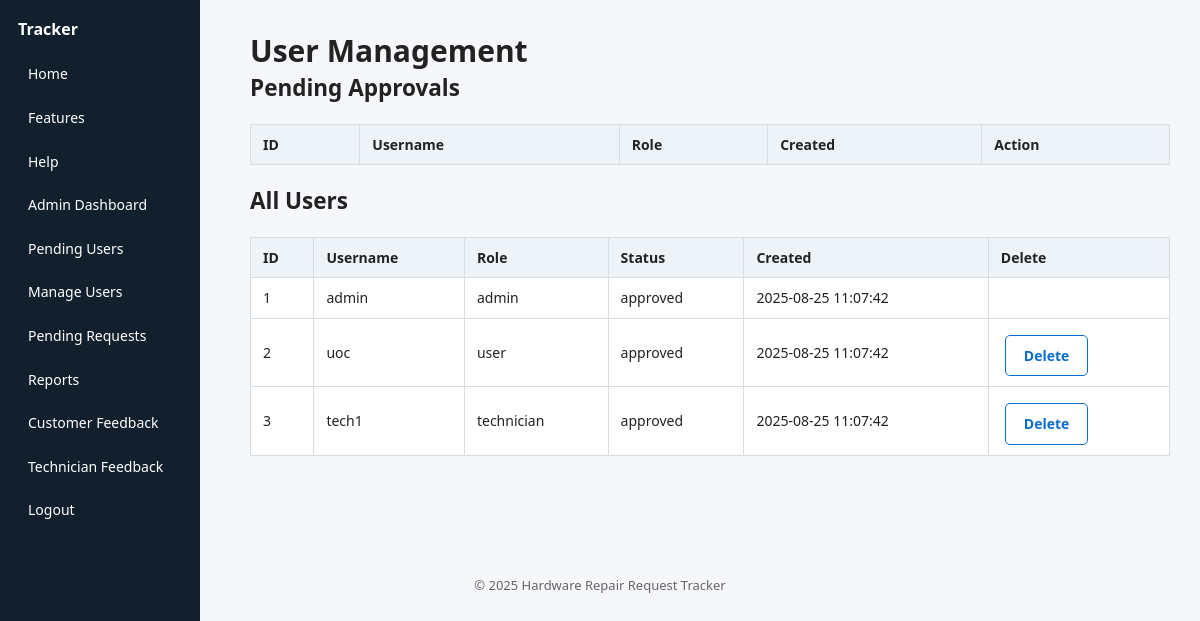
Before: /admin/users.php (signed in) with the older database file.
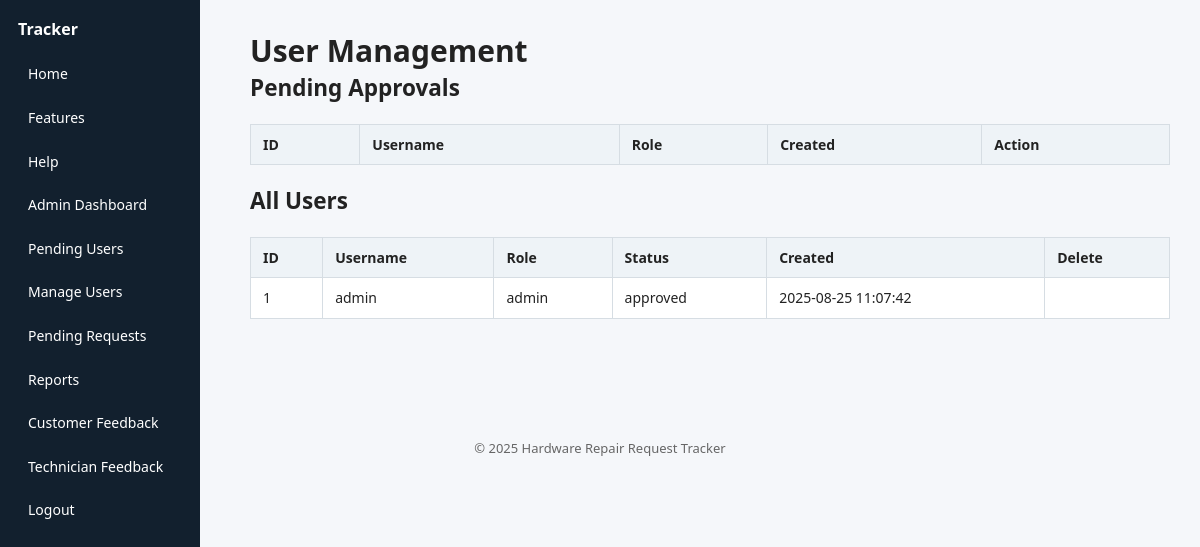
After: the same page with the newer database file.
### tables this page shows
CREATE TABLE users (
  user_id INT AUTO_INCREMENT PRIMARY KEY,
  username VARCHAR(50) NOT NULL UNIQUE,
  password VARCHAR(255) NOT NULL,
  role ENUM('admin','user','technician') NOT NULL DEFAULT 'user',
  status ENUM('pending','approved','rejected') NOT NULL DEFAULT 'pending',
  is_disabled TINYINT(1) NOT NULL DEFAULT 0,
  created_at TIMESTAMP DEFAULT CURRENT_TIMESTAMP
);

### admin/users.php (the view, shortened to what this page needs)
<?php
require_once __DIR__ . '/../db.php';
$all     = $mysqli->query("SELECT user_id,username,role,status,created_at FROM users ORDER BY created_at DESC");
?>
<?php include __DIR__ . '/../partials/header.php'; ?>
<h1>User Management</h1>
<h2>Pending Approvals</h2>
<table class="table">
	<tr><th>ID</th><th>Username</th><th>Role</th><th>Created</th><th>Action</th></tr>
</table>
<h2>All Users</h2>
<table class="table">
	<tr><th>ID</th><th>Username</th><th>Role</th><th>Status</th><th>Created</th><th>Delete</th></tr>
	<?php while ($row = $all->fetch_assoc()): ?>
		<tr>
			<td><?= $row['user_id'] ?></td>
			<td><?= htmlspecialchars($row['username']) ?></td>
			<td><?= $row['role'] ?></td>
			<td><?= $row['status'] ?></td>
			<td><?= $row['created_at'] ?></td>
			<td>
				<?php if ($row['user_id'] != 1): ?>
					<a data-confirm="Delete user?" class="btn outline" href="?delete=<?= $row['user_id'] ?>">Delete</a>
				<?php endif; ?>
			</td>
		</tr>
	<?php endwhile; ?>
</table>
<?php include __DIR__ . '/../partials/footer.php'; ?>

Changed rows visible on the page:
removed users: user_id "2", username "uoc", role "user", status "approved", created_at "2025-08-25 11:07:42"
removed users: user_id "3", username "tech1", role "technician", status "approved", created_at "2025-08-25 11:07:42"
